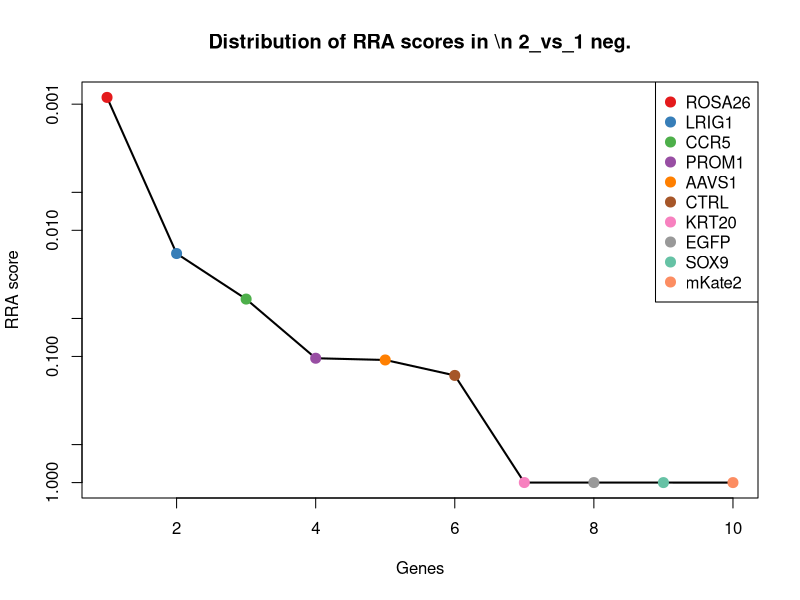
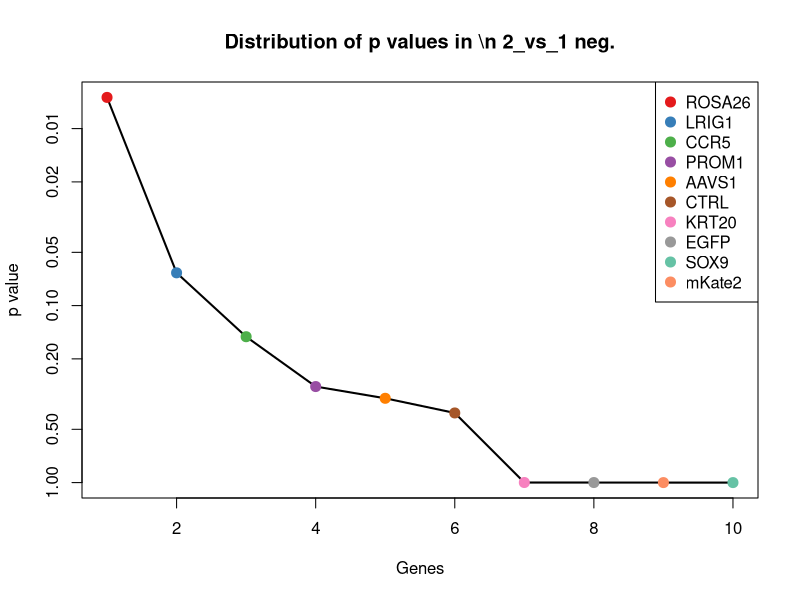
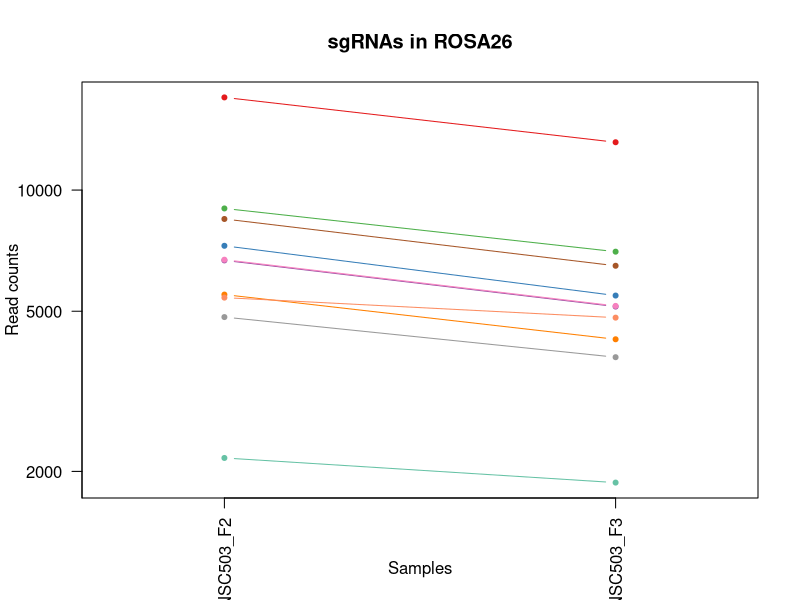
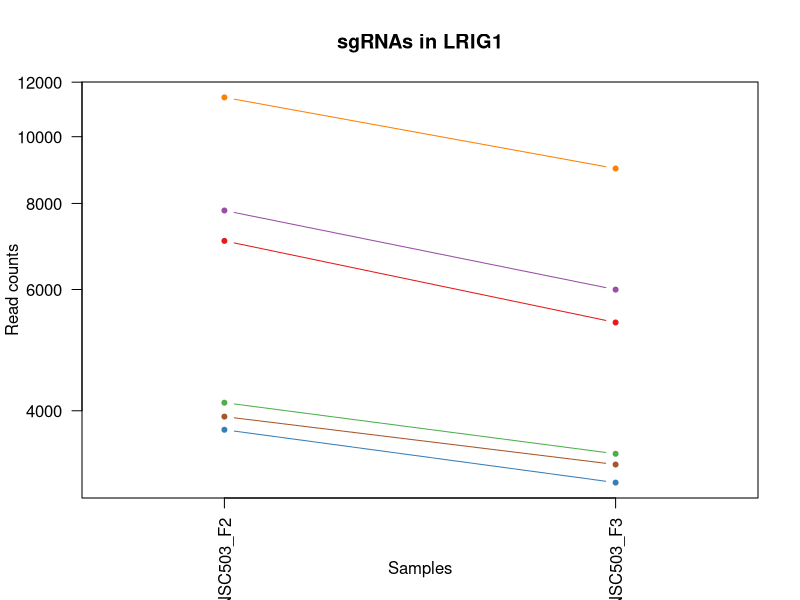
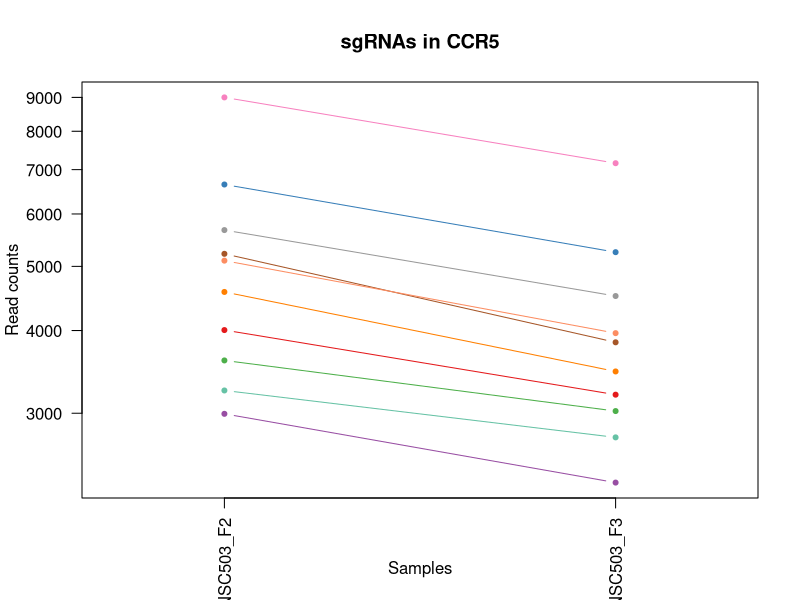
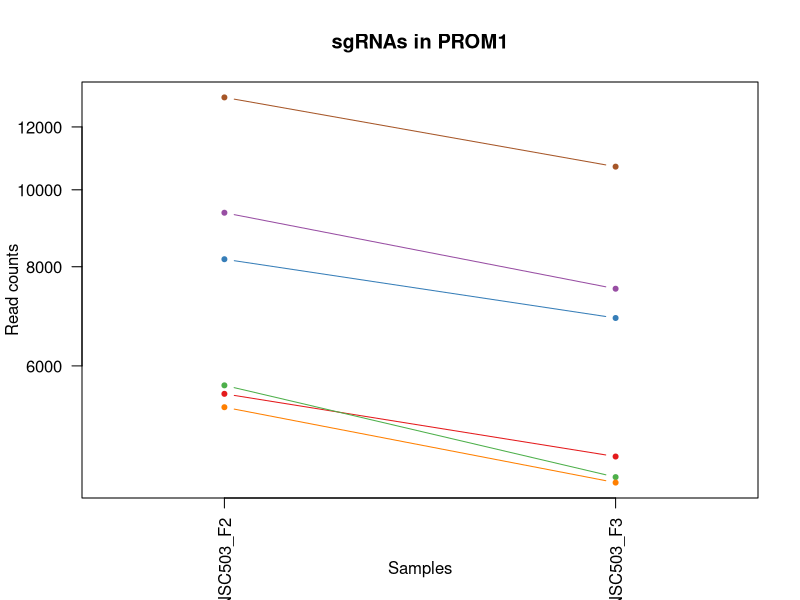
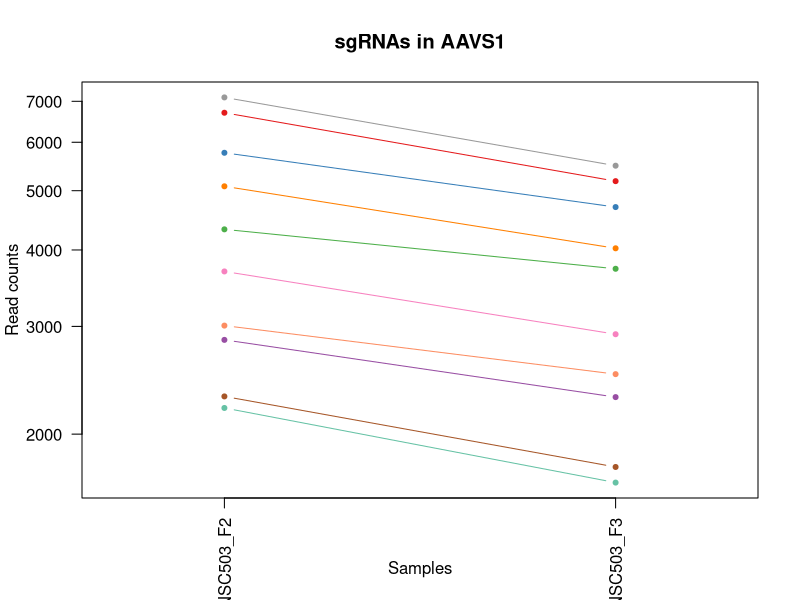
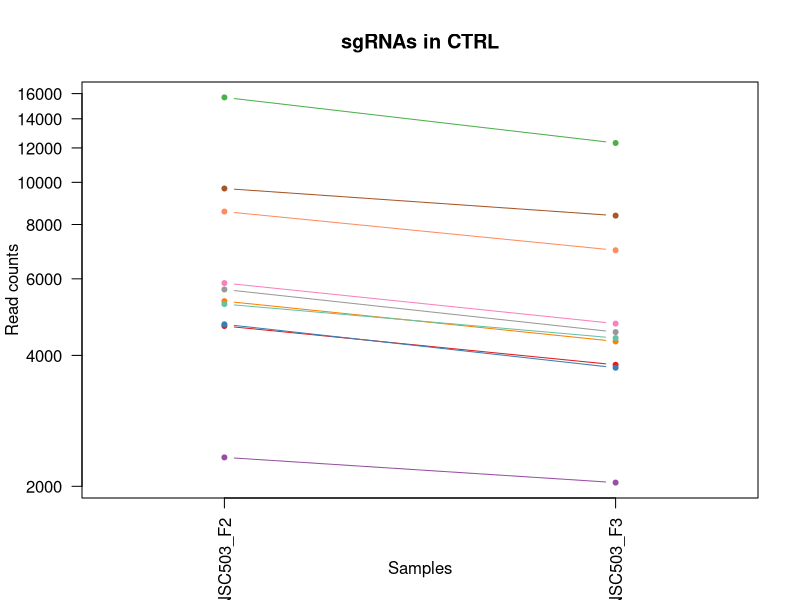

Generate these figures, in order, with R: (Note: this script raises an error after producing the figures.)
pdf(file='S3A_c1_t2.pdf',width=4.5,height=4.5);
gstable=read.table('S3A_c1_t2.gene_summary.txt',header=T)
# 
#
# parameters
# Do not modify the variables beginning with "__"

# gstablename='__GENE_SUMMARY_FILE__'
startindex=3
# outputfile='__OUTPUT_FILE__'
targetgenelist=c("ROSA26","LRIG1","CCR5","PROM1","AAVS1","CTRL","KRT20","EGFP","SOX9","mKate2")
# samplelabel=sub('.\\w+.\\w+$','',colnames(gstable)[startindex]);
samplelabel='2_vs_1 neg.'


# You need to write some codes in front of this code:
# gstable=read.table(gstablename,header=T)
# pdf(file=outputfile,width=6,height=6)


# set up color using RColorBrewer
#library(RColorBrewer)
#colors <- brewer.pal(length(targetgenelist), "Set1")

colors=c( "#E41A1C", "#377EB8", "#4DAF4A", "#984EA3", "#FF7F00",  "#A65628", "#F781BF",
          "#999999", "#66C2A5", "#FC8D62", "#8DA0CB", "#E78AC3", "#A6D854", "#FFD92F", "#E5C494", "#B3B3B3", 
          "#8DD3C7", "#FFFFB3", "#BEBADA", "#FB8072", "#80B1D3", "#FDB462", "#B3DE69", "#FCCDE5",
          "#D9D9D9", "#BC80BD", "#CCEBC5", "#FFED6F")

######
# function definition

plotrankedvalues<-function(val, tglist, ...){
  
  plot(val,log='y',ylim=c(max(val),min(val)),type='l',lwd=2, ...)
  if(length(tglist)>0){
    for(i in 1:length(tglist)){
      targetgene=tglist[i];
      tx=which(names(val)==targetgene);ty=val[targetgene];
      points(tx,ty,col=colors[(i %% length(colors)) ],cex=2,pch=20)
      # text(tx+50,ty,targetgene,col=colors[i])
    }
    legend('topright',tglist,pch=20,pt.cex = 2,cex=1,col=colors)
  }
}



plotrandvalues<-function(val,targetgenelist, ...){
  # choose the one with the best distance distribution
  
  mindiffvalue=0;
  randval=val;
  for(i in 1:20){
    randval0=sample(val)
    vindex=sort(which(names(randval0) %in% targetgenelist))
    if(max(vindex)>0.9*length(val)){
      # print('pass...')
      next;
    }
    mindiffind=min(diff(vindex));
    if (mindiffind > mindiffvalue){
      mindiffvalue=mindiffind;
      randval=randval0;
      # print(paste('Diff: ',mindiffvalue))
    }
  }
  plot(randval,log='y',ylim=c(max(randval),min(randval)),pch=20,col='grey', ...)
  
  if(length(targetgenelist)>0){
    for(i in 1:length(targetgenelist)){
      targetgene=targetgenelist[i];
      tx=which(names(randval)==targetgene);ty=randval[targetgene];
      points(tx,ty,col=colors[(i %% length(colors)) ],cex=2,pch=20)
      text(tx+50,ty,targetgene,col=colors[i])
    }
  }
  
}




# set.seed(1235)



pvec=gstable[,startindex]
names(pvec)=gstable[,'id']
pvec=sort(pvec);

plotrankedvalues(pvec,targetgenelist,xlab='Genes',ylab='RRA score',main=paste('Distribution of RRA scores in \\n',samplelabel))

# plotrandvalues(pvec,targetgenelist,xlab='Genes',ylab='RRA score',main=paste('Distribution of RRA scores in \\n',samplelabel))


pvec=gstable[,startindex+1]
names(pvec)=gstable[,'id']
pvec=sort(pvec);

plotrankedvalues(pvec,targetgenelist,xlab='Genes',ylab='p value',main=paste('Distribution of p values in \\n',samplelabel))

# plotrandvalues(pvec,targetgenelist,xlab='Genes',ylab='p value',main=paste('Distribution of p values in \\n',samplelabel))



# you need to write after this code:
# dev.off()






# parameters
# Do not modify the variables beginning with "__"
targetmat=list(c(16991.70848521191,13147.132361297043),c(7269.75381072055,5468.588235484023),c(9001.620670758686,7029.363463301666),c(6687.356105574982,5134.6959188680785),c(5499.060437006044,4258.3509822954375),c(8475.419235407866,6484.952530637544),c(6713.921614932499,5154.279045942328),c(4834.922703068116,3843.188688321359),c(2158.958510478218,1875.0844173593384),c(5404.037653534925,4819.40757297267))
targetgene="ROSA26"
collabel=c("S18_MNSC503_F2","S19_MNSC503_F3")

# set up color using RColorBrewer
#library(RColorBrewer)
#colors <- brewer.pal(length(targetgenelist), "Set1")

colors=c( "#E41A1C", "#377EB8", "#4DAF4A", "#984EA3", "#FF7F00",  "#A65628", "#F781BF",
          "#999999", "#66C2A5", "#FC8D62", "#8DA0CB", "#E78AC3", "#A6D854", "#FFD92F", "#E5C494", "#B3B3B3", 
          "#8DD3C7", "#FFFFB3", "#BEBADA", "#FB8072", "#80B1D3", "#FDB462", "#B3DE69", "#FCCDE5",
          "#D9D9D9", "#BC80BD", "#CCEBC5", "#FFED6F")


## code

targetmatvec=unlist(targetmat)+1
yrange=range(targetmatvec[targetmatvec>0]);
# yrange[1]=1; # set the minimum value to 1
for(i in 1:length(targetmat)){
  vali=targetmat[[i]]+1;
  if(i==1){
    plot(1:length(vali),vali,type='b',las=1,pch=20,main=paste('sgRNAs in',targetgene),ylab='Read counts',xlab='Samples',xlim=c(0.7,length(vali)+0.3),ylim = yrange,col=colors[(i %% length(colors))],xaxt='n',log='y')
    axis(1,at=1:length(vali),labels=(collabel),las=2)
    # lines(0:100,rep(1,101),col='black');
  }else{
    lines(1:length(vali),vali,type='b',pch=20,col=colors[(i %% length(colors))])
  }
}




# parameters
# Do not modify the variables beginning with "__"
targetmat=list(c(7057.229735860413,5372.630912820204),c(3752.8890719292453,3145.050208124384),c(4108.458197176013,3463.2760230809295),c(7812.303251829842,5996.3535101350335),c(11402.73401653427,8990.6136397877),c(3921.4778813134885,3340.8814788668733))
targetgene="LRIG1"
collabel=c("S18_MNSC503_F2","S19_MNSC503_F3")

# set up color using RColorBrewer
#library(RColorBrewer)
#colors <- brewer.pal(length(targetgenelist), "Set1")

colors=c( "#E41A1C", "#377EB8", "#4DAF4A", "#984EA3", "#FF7F00",  "#A65628", "#F781BF",
          "#999999", "#66C2A5", "#FC8D62", "#8DA0CB", "#E78AC3", "#A6D854", "#FFD92F", "#E5C494", "#B3B3B3", 
          "#8DD3C7", "#FFFFB3", "#BEBADA", "#FB8072", "#80B1D3", "#FDB462", "#B3DE69", "#FCCDE5",
          "#D9D9D9", "#BC80BD", "#CCEBC5", "#FFED6F")


## code

targetmatvec=unlist(targetmat)+1
yrange=range(targetmatvec[targetmatvec>0]);
# yrange[1]=1; # set the minimum value to 1
for(i in 1:length(targetmat)){
  vali=targetmat[[i]]+1;
  if(i==1){
    plot(1:length(vali),vali,type='b',las=1,pch=20,main=paste('sgRNAs in',targetgene),ylab='Read counts',xlab='Samples',xlim=c(0.7,length(vali)+0.3),ylim = yrange,col=colors[(i %% length(colors))],xaxt='n',log='y')
    axis(1,at=1:length(vali),labels=(collabel),las=2)
    # lines(0:100,rep(1,101),col='black');
  }else{
    lines(1:length(vali),vali,type='b',pch=20,col=colors[(i %% length(colors))])
  }
}




# parameters
# Do not modify the variables beginning with "__"
targetmat=list(c(4005.261410825658,3198.9038075785684),c(6646.486091178802,5252.194681313573),c(3603.7135193831878,3021.6765075566154),c(2992.706804160294,2355.8501870321506),c(4573.3546109325625,3468.1718048494918),c(5222.1660894719225,3838.292906552797),c(8998.555419678973,7157.632945637996),c(5671.736247829905,4509.015008845824),c(3246.100893416611,2757.3042920542543),c(5099.556046283383,3962.645763474278))
targetgene="CCR5"
collabel=c("S18_MNSC503_F2","S19_MNSC503_F3")

# set up color using RColorBrewer
#library(RColorBrewer)
#colors <- brewer.pal(length(targetgenelist), "Set1")

colors=c( "#E41A1C", "#377EB8", "#4DAF4A", "#984EA3", "#FF7F00",  "#A65628", "#F781BF",
          "#999999", "#66C2A5", "#FC8D62", "#8DA0CB", "#E78AC3", "#A6D854", "#FFD92F", "#E5C494", "#B3B3B3", 
          "#8DD3C7", "#FFFFB3", "#BEBADA", "#FB8072", "#80B1D3", "#FDB462", "#B3DE69", "#FCCDE5",
          "#D9D9D9", "#BC80BD", "#CCEBC5", "#FFED6F")


## code

targetmatvec=unlist(targetmat)+1
yrange=range(targetmatvec[targetmatvec>0]);
# yrange[1]=1; # set the minimum value to 1
for(i in 1:length(targetmat)){
  vali=targetmat[[i]]+1;
  if(i==1){
    plot(1:length(vali),vali,type='b',las=1,pch=20,main=paste('sgRNAs in',targetgene),ylab='Read counts',xlab='Samples',xlim=c(0.7,length(vali)+0.3),ylim = yrange,col=colors[(i %% length(colors))],xaxt='n',log='y')
    axis(1,at=1:length(vali),labels=(collabel),las=2)
    # lines(0:100,rep(1,101),col='black');
  }else{
    lines(1:length(vali),vali,type='b',pch=20,col=colors[(i %% length(colors))])
  }
}




# parameters
# Do not modify the variables beginning with "__"
targetmat=list(c(5531.756448522988,4611.826425985631),c(8175.024629595941,6893.260730135636),c(5669.692747110096,4344.516741422133),c(9355.146295285644,7504.254294852203),c(5321.27587438266,4275.975796662262),c(13072.274104618231,10693.366538893648))
targetgene="PROM1"
collabel=c("S18_MNSC503_F2","S19_MNSC503_F3")

# set up color using RColorBrewer
#library(RColorBrewer)
#colors <- brewer.pal(length(targetgenelist), "Set1")

colors=c( "#E41A1C", "#377EB8", "#4DAF4A", "#984EA3", "#FF7F00",  "#A65628", "#F781BF",
          "#999999", "#66C2A5", "#FC8D62", "#8DA0CB", "#E78AC3", "#A6D854", "#FFD92F", "#E5C494", "#B3B3B3", 
          "#8DD3C7", "#FFFFB3", "#BEBADA", "#FB8072", "#80B1D3", "#FDB462", "#B3DE69", "#FCCDE5",
          "#D9D9D9", "#BC80BD", "#CCEBC5", "#FFED6F")


## code

targetmatvec=unlist(targetmat)+1
yrange=range(targetmatvec[targetmatvec>0]);
# yrange[1]=1; # set the minimum value to 1
for(i in 1:length(targetmat)){
  vali=targetmat[[i]]+1;
  if(i==1){
    plot(1:length(vali),vali,type='b',las=1,pch=20,main=paste('sgRNAs in',targetgene),ylab='Read counts',xlab='Samples',xlim=c(0.7,length(vali)+0.3),ylim = yrange,col=colors[(i %% length(colors))],xaxt='n',log='y')
    axis(1,at=1:length(vali),labels=(collabel),las=2)
    # lines(0:100,rep(1,101),col='black');
  }else{
    lines(1:length(vali),vali,type='b',pch=20,col=colors[(i %% length(colors))])
  }
}




# parameters
# Do not modify the variables beginning with "__"
targetmat=list(c(6703.704111333454,5181.695423846276),c(5765.737280941119,4699.950497819752),c(4322.004022396054,3725.6899258758654),c(2850.6835041335676,2298.079962163116),c(5082.186290165006,4024.332613758162),c(2304.047061584658,1766.3980620972566),c(3688.5187992552615,2912.010995940821),c(7102.186751696211,5492.087987973122),c(2205.9590270338254,1665.5449576648746),c(3008.0330595588616,2505.661109150155))
targetgene="AAVS1"
collabel=c("S18_MNSC503_F2","S19_MNSC503_F3")

# set up color using RColorBrewer
#library(RColorBrewer)
#colors <- brewer.pal(length(targetgenelist), "Set1")

colors=c( "#E41A1C", "#377EB8", "#4DAF4A", "#984EA3", "#FF7F00",  "#A65628", "#F781BF",
          "#999999", "#66C2A5", "#FC8D62", "#8DA0CB", "#E78AC3", "#A6D854", "#FFD92F", "#E5C494", "#B3B3B3", 
          "#8DD3C7", "#FFFFB3", "#BEBADA", "#FB8072", "#80B1D3", "#FDB462", "#B3DE69", "#FCCDE5",
          "#D9D9D9", "#BC80BD", "#CCEBC5", "#FFED6F")


## code

targetmatvec=unlist(targetmat)+1
yrange=range(targetmatvec[targetmatvec>0]);
# yrange[1]=1; # set the minimum value to 1
for(i in 1:length(targetmat)){
  vali=targetmat[[i]]+1;
  if(i==1){
    plot(1:length(vali),vali,type='b',las=1,pch=20,main=paste('sgRNAs in',targetgene),ylab='Read counts',xlab='Samples',xlim=c(0.7,length(vali)+0.3),ylim = yrange,col=colors[(i %% length(colors))],xaxt='n',log='y')
    axis(1,at=1:length(vali),labels=(collabel),las=2)
    # lines(0:100,rep(1,101),col='black');
  }else{
    lines(1:length(vali),vali,type='b',pch=20,col=colors[(i %% length(colors))])
  }
}




# parameters
# Do not modify the variables beginning with "__"
targetmat=list(c(4672.4643958433,3804.0224341728613),c(4714.356160599385,3746.252209303827),c(15678.759272734624,12315.828616995173),c(2329.59082058227,2038.6035284293173),c(5329.449877261896,4306.329643627348),c(9678.019409015467,8383.536700485982),c(5865.8688162117605,4732.262657492262),c(5669.692747110096,4524.681510505224),c(5247.709848469535,4383.682995570631),c(8566.355017439366,6979.426489262331))
targetgene="CTRL"
collabel=c("S18_MNSC503_F2","S19_MNSC503_F3")

# set up color using RColorBrewer
#library(RColorBrewer)
#colors <- brewer.pal(length(targetgenelist), "Set1")

colors=c( "#E41A1C", "#377EB8", "#4DAF4A", "#984EA3", "#FF7F00",  "#A65628", "#F781BF",
          "#999999", "#66C2A5", "#FC8D62", "#8DA0CB", "#E78AC3", "#A6D854", "#FFD92F", "#E5C494", "#B3B3B3", 
          "#8DD3C7", "#FFFFB3", "#BEBADA", "#FB8072", "#80B1D3", "#FDB462", "#B3DE69", "#FCCDE5",
          "#D9D9D9", "#BC80BD", "#CCEBC5", "#FFED6F")


## code

targetmatvec=unlist(targetmat)+1
yrange=range(targetmatvec[targetmatvec>0]);
# yrange[1]=1; # set the minimum value to 1
for(i in 1:length(targetmat)){
  vali=targetmat[[i]]+1;
  if(i==1){
    plot(1:length(vali),vali,type='b',las=1,pch=20,main=paste('sgRNAs in',targetgene),ylab='Read counts',xlab='Samples',xlim=c(0.7,length(vali)+0.3),ylim = yrange,col=colors[(i %% length(colors))],xaxt='n',log='y')
    axis(1,at=1:length(vali),labels=(collabel),las=2)
    # lines(0:100,rep(1,101),col='black');
  }else{
    lines(1:length(vali),vali,type='b',pch=20,col=colors[(i %% length(colors))])
  }
}




# parameters
# Do not modify the variables beginning with "__"
targetmat=list(c(6211.220437859483,7323.110369415401),c(9250.927758575384,10985.155132299957),c(7329.015331595011,8164.205677254394),c(3520.951740230923,3664.0030755919815),c(11286.254475505157,11846.81272356691),c(5059.7077822471065,6131.4770869473505))
targetgene="KRT20"
collabel=c("S18_MNSC503_F2","S19_MNSC503_F3")

# set up color using RColorBrewer
#library(RColorBrewer)
#colors <- brewer.pal(length(targetgenelist), "Set1")

colors=c( "#E41A1C", "#377EB8", "#4DAF4A", "#984EA3", "#FF7F00",  "#A65628", "#F781BF",
          "#999999", "#66C2A5", "#FC8D62", "#8DA0CB", "#E78AC3", "#A6D854", "#FFD92F", "#E5C494", "#B3B3B3", 
          "#8DD3C7", "#FFFFB3", "#BEBADA", "#FB8072", "#80B1D3", "#FDB462", "#B3DE69", "#FCCDE5",
          "#D9D9D9", "#BC80BD", "#CCEBC5", "#FFED6F")


## code

targetmatvec=unlist(targetmat)+1
yrange=range(targetmatvec[targetmatvec>0]);
# yrange[1]=1; # set the minimum value to 1
for(i in 1:length(targetmat)){
  vali=targetmat[[i]]+1;
  if(i==1){
    plot(1:length(vali),vali,type='b',las=1,pch=20,main=paste('sgRNAs in',targetgene),ylab='Read counts',xlab='Samples',xlim=c(0.7,length(vali)+0.3),ylim = yrange,col=colors[(i %% length(colors))],xaxt='n',log='y')
    axis(1,at=1:length(vali),labels=(collabel),las=2)
    # lines(0:100,rep(1,101),col='black');
  }else{
    lines(1:length(vali),vali,type='b',pch=20,col=colors[(i %% length(colors))])
  }
}




# parameters
# Do not modify the variables beginning with "__"
targetmat=list(c(8529.572004482805,9522.29553985356),c(10974.620615734284,12322.682711471161),c(6279.677711973085,7116.508378782074),c(5681.9537514289495,6287.16294718763),c(9957.979007629301,11095.799800269464),c(10223.634101204472,10626.783906841201))
targetgene="EGFP"
collabel=c("S18_MNSC503_F2","S19_MNSC503_F3")

# set up color using RColorBrewer
#library(RColorBrewer)
#colors <- brewer.pal(length(targetgenelist), "Set1")

colors=c( "#E41A1C", "#377EB8", "#4DAF4A", "#984EA3", "#FF7F00",  "#A65628", "#F781BF",
          "#999999", "#66C2A5", "#FC8D62", "#8DA0CB", "#E78AC3", "#A6D854", "#FFD92F", "#E5C494", "#B3B3B3", 
          "#8DD3C7", "#FFFFB3", "#BEBADA", "#FB8072", "#80B1D3", "#FDB462", "#B3DE69", "#FCCDE5",
          "#D9D9D9", "#BC80BD", "#CCEBC5", "#FFED6F")


## code

targetmatvec=unlist(targetmat)+1
yrange=range(targetmatvec[targetmatvec>0]);
# yrange[1]=1; # set the minimum value to 1
for(i in 1:length(targetmat)){
  vali=targetmat[[i]]+1;
  if(i==1){
    plot(1:length(vali),vali,type='b',las=1,pch=20,main=paste('sgRNAs in',targetgene),ylab='Read counts',xlab='Samples',xlim=c(0.7,length(vali)+0.3),ylim = yrange,col=colors[(i %% length(colors))],xaxt='n',log='y')
    axis(1,at=1:length(vali),labels=(collabel),las=2)
    # lines(0:100,rep(1,101),col='black');
  }else{
    lines(1:length(vali),vali,type='b',pch=20,col=colors[(i %% length(colors))])
  }
}




# parameters
# Do not modify the variables beginning with "__"
targetmat=list(c(5280.405859986479,6367.453768192051),c(3282.8839063731734,5210.090958103937),c(2524.745139324031,3999.853704915351),c(2131.3712507607966,3784.4393070986125),c(3870.3903633182636,7103.779346183812),c(6917.249936553496,8296.391785005573))
targetgene="SOX9"
collabel=c("S18_MNSC503_F2","S19_MNSC503_F3")

# set up color using RColorBrewer
#library(RColorBrewer)
#colors <- brewer.pal(length(targetgenelist), "Set1")

colors=c( "#E41A1C", "#377EB8", "#4DAF4A", "#984EA3", "#FF7F00",  "#A65628", "#F781BF",
          "#999999", "#66C2A5", "#FC8D62", "#8DA0CB", "#E78AC3", "#A6D854", "#FFD92F", "#E5C494", "#B3B3B3", 
          "#8DD3C7", "#FFFFB3", "#BEBADA", "#FB8072", "#80B1D3", "#FDB462", "#B3DE69", "#FCCDE5",
          "#D9D9D9", "#BC80BD", "#CCEBC5", "#FFED6F")


## code

targetmatvec=unlist(targetmat)+1
yrange=range(targetmatvec[targetmatvec>0]);
# yrange[1]=1; # set the minimum value to 1
for(i in 1:length(targetmat)){
  vali=targetmat[[i]]+1;
  if(i==1){
    plot(1:length(vali),vali,type='b',las=1,pch=20,main=paste('sgRNAs in',targetgene),ylab='Read counts',xlab='Samples',xlim=c(0.7,length(vali)+0.3),ylim = yrange,col=colors[(i %% length(colors))],xaxt='n',log='y')
    axis(1,at=1:length(vali),labels=(collabel),las=2)
    # lines(0:100,rep(1,101),col='black');
  }else{
    lines(1:length(vali),vali,type='b',pch=20,col=colors[(i %% length(colors))])
  }
}




# parameters
# Do not modify the variables beginning with "__"
targetmat=list(c(2247.85079178991,9121.820591185167),c(2613.6374206357227,11023.342230094742),c(2643.268181072953,10117.622602910727),c(3611.8875222624238,6468.306872624433),c(2403.156846495395,8351.224540813471),c(4047.1531755817427,15156.361199114986))
targetgene="mKate2"
collabel=c("S18_MNSC503_F2","S19_MNSC503_F3")

# set up color using RColorBrewer
#library(RColorBrewer)
#colors <- brewer.pal(length(targetgenelist), "Set1")

colors=c( "#E41A1C", "#377EB8", "#4DAF4A", "#984EA3", "#FF7F00",  "#A65628", "#F781BF",
          "#999999", "#66C2A5", "#FC8D62", "#8DA0CB", "#E78AC3", "#A6D854", "#FFD92F", "#E5C494", "#B3B3B3", 
          "#8DD3C7", "#FFFFB3", "#BEBADA", "#FB8072", "#80B1D3", "#FDB462", "#B3DE69", "#FCCDE5",
          "#D9D9D9", "#BC80BD", "#CCEBC5", "#FFED6F")


## code

targetmatvec=unlist(targetmat)+1
yrange=range(targetmatvec[targetmatvec>0]);
# yrange[1]=1; # set the minimum value to 1
for(i in 1:length(targetmat)){
  vali=targetmat[[i]]+1;
  if(i==1){
    plot(1:length(vali),vali,type='b',las=1,pch=20,main=paste('sgRNAs in',targetgene),ylab='Read counts',xlab='Samples',xlim=c(0.7,length(vali)+0.3),ylim = yrange,col=colors[(i %% length(colors))],xaxt='n',log='y')
    axis(1,at=1:length(vali),labels=(collabel),las=2)
    # lines(0:100,rep(1,101),col='black');
  }else{
    lines(1:length(vali),vali,type='b',pch=20,col=colors[(i %% length(colors))])
  }
}



# 
#
# parameters
# Do not modify the variables beginning with "__"

# gstablename='__GENE_SUMMARY_FILE__'
startindex=9
# outputfile='__OUTPUT_FILE__'
targetgenelist=c("mKate2","SOX9","EGFP","KRT20","LRIG1","CTRL","PROM1","ROSA26","AAVS1","CCR5")
# samplelabel=sub('.\\w+.\\w+$','',colnames(gstable)[startindex]);
samplelabel='2_vs_1 pos.'


# You need to write some codes in front of this code:
# gstable=read.table(gstablename,header=T)
# pdf(file=outputfile,width=6,height=6)


# set up color using RColorBrewer
#library(RColorBrewer)
#colors <- brewer.pal(length(targetgenelist), "Set1")

colors=c( "#E41A1C", "#377EB8", "#4DAF4A", "#984EA3", "#FF7F00",  "#A65628", "#F781BF",
          "#999999", "#66C2A5", "#FC8D62", "#8DA0CB", "#E78AC3", "#A6D854", "#FFD92F", "#E5C494", "#B3B3B3", 
          "#8DD3C7", "#FFFFB3", "#BEBADA", "#FB8072", "#80B1D3", "#FDB462", "#B3DE69", "#FCCDE5",
          "#D9D9D9", "#BC80BD", "#CCEBC5", "#FFED6F")

######
# function definition

plotrankedvalues<-function(val, tglist, ...){
  
  plot(val,log='y',ylim=c(max(val),min(val)),type='l',lwd=2, ...)
  if(length(tglist)>0){
    for(i in 1:length(tglist)){
      targetgene=tglist[i];
      tx=which(names(val)==targetgene);ty=val[targetgene];
      points(tx,ty,col=colors[(i %% length(colors)) ],cex=2,pch=20)
      # text(tx+50,ty,targetgene,col=colors[i])
    }
    legend('topright',tglist,pch=20,pt.cex = 2,cex=1,col=colors)
  }
}



plotrandvalues<-function(val,targetgenelist, ...){
  # choose the one with the best distance distribution
  
  mindiffvalue=0;
  randval=val;
  for(i in 1:20){
    randval0=sample(val)
    vindex=sort(which(names(randval0) %in% targetgenelist))
    if(max(vindex)>0.9*length(val)){
      # print('pass...')
      next;
    }
    mindiffind=min(diff(vindex));
    if (mindiffind > mindiffvalue){
      mindiffvalue=mindiffind;
      randval=randval0;
      # print(paste('Diff: ',mindiffvalue))
    }
  }
  plot(randval,log='y',ylim=c(max(randval),min(randval)),pch=20,col='grey', ...)
  
  if(length(targetgenelist)>0){
    for(i in 1:length(targetgenelist)){
      targetgene=targetgenelist[i];
      tx=which(names(randval)==targetgene);ty=randval[targetgene];
      points(tx,ty,col=colors[(i %% length(colors)) ],cex=2,pch=20)
      text(tx+50,ty,targetgene,col=colors[i])
    }
  }
  
}




# set.seed(1235)



pvec=gstable[,startindex]
names(pvec)=gstable[,'id']
pvec=sort(pvec);

plotrankedvalues(pvec,targetgenelist,xlab='Genes',ylab='RRA score',main=paste('Distribution of RRA scores in \\n',samplelabel))

# plotrandvalues(pvec,targetgenelist,xlab='Genes',ylab='RRA score',main=paste('Distribution of RRA scores in \\n',samplelabel))


pvec=gstable[,startindex+1]
names(pvec)=gstable[,'id']
pvec=sort(pvec);

plotrankedvalues(pvec,targetgenelist,xlab='Genes',ylab='p value',main=paste('Distribution of p values in \\n',samplelabel))

# plotrandvalues(pvec,targetgenelist,xlab='Genes',ylab='p value',main=paste('Distribution of p values in \\n',samplelabel))



# you need to write after this code:
# dev.off()






# parameters
# Do not modify the variables beginning with "__"
targetmat=list(c(2247.85079178991,9121.820591185167),c(2613.6374206357227,11023.342230094742),c(2643.268181072953,10117.622602910727),c(3611.8875222624238,6468.306872624433),c(2403.156846495395,8351.224540813471),c(4047.1531755817427,15156.361199114986))
targetgene="mKate2"
collabel=c("S18_MNSC503_F2","S19_MNSC503_F3")

# set up color using RColorBrewer
#library(RColorBrewer)
#colors <- brewer.pal(length(targetgenelist), "Set1")

colors=c( "#E41A1C", "#377EB8", "#4DAF4A", "#984EA3", "#FF7F00",  "#A65628", "#F781BF",
          "#999999", "#66C2A5", "#FC8D62", "#8DA0CB", "#E78AC3", "#A6D854", "#FFD92F", "#E5C494", "#B3B3B3", 
          "#8DD3C7", "#FFFFB3", "#BEBADA", "#FB8072", "#80B1D3", "#FDB462", "#B3DE69", "#FCCDE5",
          "#D9D9D9", "#BC80BD", "#CCEBC5", "#FFED6F")


## code

targetmatvec=unlist(targetmat)+1
yrange=range(targetmatvec[targetmatvec>0]);
# yrange[1]=1; # set the minimum value to 1
for(i in 1:length(targetmat)){
  vali=targetmat[[i]]+1;
  if(i==1){
    plot(1:length(vali),vali,type='b',las=1,pch=20,main=paste('sgRNAs in',targetgene),ylab='Read counts',xlab='Samples',xlim=c(0.7,length(vali)+0.3),ylim = yrange,col=colors[(i %% length(colors))],xaxt='n',log='y')
    axis(1,at=1:length(vali),labels=(collabel),las=2)
    # lines(0:100,rep(1,101),col='black');
  }else{
    lines(1:length(vali),vali,type='b',pch=20,col=colors[(i %% length(colors))])
  }
}




# parameters
# Do not modify the variables beginning with "__"
targetmat=list(c(5280.405859986479,6367.453768192051),c(3282.8839063731734,5210.090958103937),c(2524.745139324031,3999.853704915351),c(2131.3712507607966,3784.4393070986125),c(3870.3903633182636,7103.779346183812),c(6917.249936553496,8296.391785005573))
targetgene="SOX9"
collabel=c("S18_MNSC503_F2","S19_MNSC503_F3")

# set up color using RColorBrewer
#library(RColorBrewer)
#colors <- brewer.pal(length(targetgenelist), "Set1")

colors=c( "#E41A1C", "#377EB8", "#4DAF4A", "#984EA3", "#FF7F00",  "#A65628", "#F781BF",
          "#999999", "#66C2A5", "#FC8D62", "#8DA0CB", "#E78AC3", "#A6D854", "#FFD92F", "#E5C494", "#B3B3B3", 
          "#8DD3C7", "#FFFFB3", "#BEBADA", "#FB8072", "#80B1D3", "#FDB462", "#B3DE69", "#FCCDE5",
          "#D9D9D9", "#BC80BD", "#CCEBC5", "#FFED6F")


## code

targetmatvec=unlist(targetmat)+1
yrange=range(targetmatvec[targetmatvec>0]);
# yrange[1]=1; # set the minimum value to 1
for(i in 1:length(targetmat)){
  vali=targetmat[[i]]+1;
  if(i==1){
    plot(1:length(vali),vali,type='b',las=1,pch=20,main=paste('sgRNAs in',targetgene),ylab='Read counts',xlab='Samples',xlim=c(0.7,length(vali)+0.3),ylim = yrange,col=colors[(i %% length(colors))],xaxt='n',log='y')
    axis(1,at=1:length(vali),labels=(collabel),las=2)
    # lines(0:100,rep(1,101),col='black');
  }else{
    lines(1:length(vali),vali,type='b',pch=20,col=colors[(i %% length(colors))])
  }
}




# parameters
# Do not modify the variables beginning with "__"
targetmat=list(c(8529.572004482805,9522.29553985356),c(10974.620615734284,12322.682711471161),c(6279.677711973085,7116.508378782074),c(5681.9537514289495,6287.16294718763),c(9957.979007629301,11095.799800269464),c(10223.634101204472,10626.783906841201))
targetgene="EGFP"
collabel=c("S18_MNSC503_F2","S19_MNSC503_F3")

# set up color using RColorBrewer
#library(RColorBrewer)
#colors <- brewer.pal(length(targetgenelist), "Set1")

colors=c( "#E41A1C", "#377EB8", "#4DAF4A", "#984EA3", "#FF7F00",  "#A65628", "#F781BF",
          "#999999", "#66C2A5", "#FC8D62", "#8DA0CB", "#E78AC3", "#A6D854", "#FFD92F", "#E5C494", "#B3B3B3", 
          "#8DD3C7", "#FFFFB3", "#BEBADA", "#FB8072", "#80B1D3", "#FDB462", "#B3DE69", "#FCCDE5",
          "#D9D9D9", "#BC80BD", "#CCEBC5", "#FFED6F")


## code

targetmatvec=unlist(targetmat)+1
yrange=range(targetmatvec[targetmatvec>0]);
# yrange[1]=1; # set the minimum value to 1
for(i in 1:length(targetmat)){
  vali=targetmat[[i]]+1;
  if(i==1){
    plot(1:length(vali),vali,type='b',las=1,pch=20,main=paste('sgRNAs in',targetgene),ylab='Read counts',xlab='Samples',xlim=c(0.7,length(vali)+0.3),ylim = yrange,col=colors[(i %% length(colors))],xaxt='n',log='y')
    axis(1,at=1:length(vali),labels=(collabel),las=2)
    # lines(0:100,rep(1,101),col='black');
  }else{
    lines(1:length(vali),vali,type='b',pch=20,col=colors[(i %% length(colors))])
  }
}




# parameters
# Do not modify the variables beginning with "__"
targetmat=list(c(6211.220437859483,7323.110369415401),c(9250.927758575384,10985.155132299957),c(7329.015331595011,8164.205677254394),c(3520.951740230923,3664.0030755919815),c(11286.254475505157,11846.81272356691),c(5059.7077822471065,6131.4770869473505))
targetgene="KRT20"
collabel=c("S18_MNSC503_F2","S19_MNSC503_F3")

# set up color using RColorBrewer
#library(RColorBrewer)
#colors <- brewer.pal(length(targetgenelist), "Set1")

colors=c( "#E41A1C", "#377EB8", "#4DAF4A", "#984EA3", "#FF7F00",  "#A65628", "#F781BF",
          "#999999", "#66C2A5", "#FC8D62", "#8DA0CB", "#E78AC3", "#A6D854", "#FFD92F", "#E5C494", "#B3B3B3", 
          "#8DD3C7", "#FFFFB3", "#BEBADA", "#FB8072", "#80B1D3", "#FDB462", "#B3DE69", "#FCCDE5",
          "#D9D9D9", "#BC80BD", "#CCEBC5", "#FFED6F")


## code

targetmatvec=unlist(targetmat)+1
yrange=range(targetmatvec[targetmatvec>0]);
# yrange[1]=1; # set the minimum value to 1
for(i in 1:length(targetmat)){
  vali=targetmat[[i]]+1;
  if(i==1){
    plot(1:length(vali),vali,type='b',las=1,pch=20,main=paste('sgRNAs in',targetgene),ylab='Read counts',xlab='Samples',xlim=c(0.7,length(vali)+0.3),ylim = yrange,col=colors[(i %% length(colors))],xaxt='n',log='y')
    axis(1,at=1:length(vali),labels=(collabel),las=2)
    # lines(0:100,rep(1,101),col='black');
  }else{
    lines(1:length(vali),vali,type='b',pch=20,col=colors[(i %% length(colors))])
  }
}




# parameters
# Do not modify the variables beginning with "__"
targetmat=list(c(7057.229735860413,5372.630912820204),c(3752.8890719292453,3145.050208124384),c(4108.458197176013,3463.2760230809295),c(7812.303251829842,5996.3535101350335),c(11402.73401653427,8990.6136397877),c(3921.4778813134885,3340.8814788668733))
targetgene="LRIG1"
collabel=c("S18_MNSC503_F2","S19_MNSC503_F3")

# set up color using RColorBrewer
#library(RColorBrewer)
#colors <- brewer.pal(length(targetgenelist), "Set1")

colors=c( "#E41A1C", "#377EB8", "#4DAF4A", "#984EA3", "#FF7F00",  "#A65628", "#F781BF",
          "#999999", "#66C2A5", "#FC8D62", "#8DA0CB", "#E78AC3", "#A6D854", "#FFD92F", "#E5C494", "#B3B3B3", 
          "#8DD3C7", "#FFFFB3", "#BEBADA", "#FB8072", "#80B1D3", "#FDB462", "#B3DE69", "#FCCDE5",
          "#D9D9D9", "#BC80BD", "#CCEBC5", "#FFED6F")


## code

targetmatvec=unlist(targetmat)+1
yrange=range(targetmatvec[targetmatvec>0]);
# yrange[1]=1; # set the minimum value to 1
for(i in 1:length(targetmat)){
  vali=targetmat[[i]]+1;
  if(i==1){
    plot(1:length(vali),vali,type='b',las=1,pch=20,main=paste('sgRNAs in',targetgene),ylab='Read counts',xlab='Samples',xlim=c(0.7,length(vali)+0.3),ylim = yrange,col=colors[(i %% length(colors))],xaxt='n',log='y')
    axis(1,at=1:length(vali),labels=(collabel),las=2)
    # lines(0:100,rep(1,101),col='black');
  }else{
    lines(1:length(vali),vali,type='b',pch=20,col=colors[(i %% length(colors))])
  }
}




# parameters
# Do not modify the variables beginning with "__"
targetmat=list(c(4672.4643958433,3804.0224341728613),c(4714.356160599385,3746.252209303827),c(15678.759272734624,12315.828616995173),c(2329.59082058227,2038.6035284293173),c(5329.449877261896,4306.329643627348),c(9678.019409015467,8383.536700485982),c(5865.8688162117605,4732.262657492262),c(5669.692747110096,4524.681510505224),c(5247.709848469535,4383.682995570631),c(8566.355017439366,6979.426489262331))
targetgene="CTRL"
collabel=c("S18_MNSC503_F2","S19_MNSC503_F3")

# set up color using RColorBrewer
#library(RColorBrewer)
#colors <- brewer.pal(length(targetgenelist), "Set1")

colors=c( "#E41A1C", "#377EB8", "#4DAF4A", "#984EA3", "#FF7F00",  "#A65628", "#F781BF",
          "#999999", "#66C2A5", "#FC8D62", "#8DA0CB", "#E78AC3", "#A6D854", "#FFD92F", "#E5C494", "#B3B3B3", 
          "#8DD3C7", "#FFFFB3", "#BEBADA", "#FB8072", "#80B1D3", "#FDB462", "#B3DE69", "#FCCDE5",
          "#D9D9D9", "#BC80BD", "#CCEBC5", "#FFED6F")


## code

targetmatvec=unlist(targetmat)+1
yrange=range(targetmatvec[targetmatvec>0]);
# yrange[1]=1; # set the minimum value to 1
for(i in 1:length(targetmat)){
  vali=targetmat[[i]]+1;
  if(i==1){
    plot(1:length(vali),vali,type='b',las=1,pch=20,main=paste('sgRNAs in',targetgene),ylab='Read counts',xlab='Samples',xlim=c(0.7,length(vali)+0.3),ylim = yrange,col=colors[(i %% length(colors))],xaxt='n',log='y')
    axis(1,at=1:length(vali),labels=(collabel),las=2)
    # lines(0:100,rep(1,101),col='black');
  }else{
    lines(1:length(vali),vali,type='b',pch=20,col=colors[(i %% length(colors))])
  }
}




# parameters
# Do not modify the variables beginning with "__"
targetmat=list(c(5531.756448522988,4611.826425985631),c(8175.024629595941,6893.260730135636),c(5669.692747110096,4344.516741422133),c(9355.146295285644,7504.254294852203),c(5321.27587438266,4275.975796662262),c(13072.274104618231,10693.366538893648))
targetgene="PROM1"
collabel=c("S18_MNSC503_F2","S19_MNSC503_F3")

# set up color using RColorBrewer
#library(RColorBrewer)
#colors <- brewer.pal(length(targetgenelist), "Set1")

colors=c( "#E41A1C", "#377EB8", "#4DAF4A", "#984EA3", "#FF7F00",  "#A65628", "#F781BF",
          "#999999", "#66C2A5", "#FC8D62", "#8DA0CB", "#E78AC3", "#A6D854", "#FFD92F", "#E5C494", "#B3B3B3", 
          "#8DD3C7", "#FFFFB3", "#BEBADA", "#FB8072", "#80B1D3", "#FDB462", "#B3DE69", "#FCCDE5",
          "#D9D9D9", "#BC80BD", "#CCEBC5", "#FFED6F")


## code

targetmatvec=unlist(targetmat)+1
yrange=range(targetmatvec[targetmatvec>0]);
# yrange[1]=1; # set the minimum value to 1
for(i in 1:length(targetmat)){
  vali=targetmat[[i]]+1;
  if(i==1){
    plot(1:length(vali),vali,type='b',las=1,pch=20,main=paste('sgRNAs in',targetgene),ylab='Read counts',xlab='Samples',xlim=c(0.7,length(vali)+0.3),ylim = yrange,col=colors[(i %% length(colors))],xaxt='n',log='y')
    axis(1,at=1:length(vali),labels=(collabel),las=2)
    # lines(0:100,rep(1,101),col='black');
  }else{
    lines(1:length(vali),vali,type='b',pch=20,col=colors[(i %% length(colors))])
  }
}




# parameters
# Do not modify the variables beginning with "__"
targetmat=list(c(16991.70848521191,13147.132361297043),c(7269.75381072055,5468.588235484023),c(9001.620670758686,7029.363463301666),c(6687.356105574982,5134.6959188680785),c(5499.060437006044,4258.3509822954375),c(8475.419235407866,6484.952530637544),c(6713.921614932499,5154.279045942328),c(4834.922703068116,3843.188688321359),c(2158.958510478218,1875.0844173593384),c(5404.037653534925,4819.40757297267))
targetgene="ROSA26"
collabel=c("S18_MNSC503_F2","S19_MNSC503_F3")

# set up color using RColorBrewer
#library(RColorBrewer)
#colors <- brewer.pal(length(targetgenelist), "Set1")

colors=c( "#E41A1C", "#377EB8", "#4DAF4A", "#984EA3", "#FF7F00",  "#A65628", "#F781BF",
          "#999999", "#66C2A5", "#FC8D62", "#8DA0CB", "#E78AC3", "#A6D854", "#FFD92F", "#E5C494", "#B3B3B3", 
          "#8DD3C7", "#FFFFB3", "#BEBADA", "#FB8072", "#80B1D3", "#FDB462", "#B3DE69", "#FCCDE5",
          "#D9D9D9", "#BC80BD", "#CCEBC5", "#FFED6F")


## code

targetmatvec=unlist(targetmat)+1
yrange=range(targetmatvec[targetmatvec>0]);
# yrange[1]=1; # set the minimum value to 1
for(i in 1:length(targetmat)){
  vali=targetmat[[i]]+1;
  if(i==1){
    plot(1:length(vali),vali,type='b',las=1,pch=20,main=paste('sgRNAs in',targetgene),ylab='Read counts',xlab='Samples',xlim=c(0.7,length(vali)+0.3),ylim = yrange,col=colors[(i %% length(colors))],xaxt='n',log='y')
    axis(1,at=1:length(vali),labels=(collabel),las=2)
    # lines(0:100,rep(1,101),col='black');
  }else{
    lines(1:length(vali),vali,type='b',pch=20,col=colors[(i %% length(colors))])
  }
}




# parameters
# Do not modify the variables beginning with "__"
targetmat=list(c(6703.704111333454,5181.695423846276),c(5765.737280941119,4699.950497819752),c(4322.004022396054,3725.6899258758654),c(2850.6835041335676,2298.079962163116),c(5082.186290165006,4024.332613758162),c(2304.047061584658,1766.3980620972566),c(3688.5187992552615,2912.010995940821),c(7102.186751696211,5492.087987973122),c(2205.9590270338254,1665.5449576648746),c(3008.0330595588616,2505.661109150155))
targetgene="AAVS1"
collabel=c("S18_MNSC503_F2","S19_MNSC503_F3")

# set up color using RColorBrewer
#library(RColorBrewer)
#colors <- brewer.pal(length(targetgenelist), "Set1")

colors=c( "#E41A1C", "#377EB8", "#4DAF4A", "#984EA3", "#FF7F00",  "#A65628", "#F781BF",
          "#999999", "#66C2A5", "#FC8D62", "#8DA0CB", "#E78AC3", "#A6D854", "#FFD92F", "#E5C494", "#B3B3B3", 
          "#8DD3C7", "#FFFFB3", "#BEBADA", "#FB8072", "#80B1D3", "#FDB462", "#B3DE69", "#FCCDE5",
          "#D9D9D9", "#BC80BD", "#CCEBC5", "#FFED6F")


## code

targetmatvec=unlist(targetmat)+1
yrange=range(targetmatvec[targetmatvec>0]);
# yrange[1]=1; # set the minimum value to 1
for(i in 1:length(targetmat)){
  vali=targetmat[[i]]+1;
  if(i==1){
    plot(1:length(vali),vali,type='b',las=1,pch=20,main=paste('sgRNAs in',targetgene),ylab='Read counts',xlab='Samples',xlim=c(0.7,length(vali)+0.3),ylim = yrange,col=colors[(i %% length(colors))],xaxt='n',log='y')
    axis(1,at=1:length(vali),labels=(collabel),las=2)
    # lines(0:100,rep(1,101),col='black');
  }else{
    lines(1:length(vali),vali,type='b',pch=20,col=colors[(i %% length(colors))])
  }
}




# parameters
# Do not modify the variables beginning with "__"
targetmat=list(c(4005.261410825658,3198.9038075785684),c(6646.486091178802,5252.194681313573),c(3603.7135193831878,3021.6765075566154),c(2992.706804160294,2355.8501870321506),c(4573.3546109325625,3468.1718048494918),c(5222.1660894719225,3838.292906552797),c(8998.555419678973,7157.632945637996),c(5671.736247829905,4509.015008845824),c(3246.100893416611,2757.3042920542543),c(5099.556046283383,3962.645763474278))
targetgene="CCR5"
collabel=c("S18_MNSC503_F2","S19_MNSC503_F3")

# set up color using RColorBrewer
#library(RColorBrewer)
#colors <- brewer.pal(length(targetgenelist), "Set1")

colors=c( "#E41A1C", "#377EB8", "#4DAF4A", "#984EA3", "#FF7F00",  "#A65628", "#F781BF",
          "#999999", "#66C2A5", "#FC8D62", "#8DA0CB", "#E78AC3", "#A6D854", "#FFD92F", "#E5C494", "#B3B3B3", 
          "#8DD3C7", "#FFFFB3", "#BEBADA", "#FB8072", "#80B1D3", "#FDB462", "#B3DE69", "#FCCDE5",
          "#D9D9D9", "#BC80BD", "#CCEBC5", "#FFED6F")


## code

targetmatvec=unlist(targetmat)+1
yrange=range(targetmatvec[targetmatvec>0]);
# yrange[1]=1; # set the minimum value to 1
for(i in 1:length(targetmat)){
  vali=targetmat[[i]]+1;
  if(i==1){
    plot(1:length(vali),vali,type='b',las=1,pch=20,main=paste('sgRNAs in',targetgene),ylab='Read counts',xlab='Samples',xlim=c(0.7,length(vali)+0.3),ylim = yrange,col=colors[(i %% length(colors))],xaxt='n',log='y')
    axis(1,at=1:length(vali),labels=(collabel),las=2)
    # lines(0:100,rep(1,101),col='black');
  }else{
    lines(1:length(vali),vali,type='b',pch=20,col=colors[(i %% length(colors))])
  }
}



dev.off()
Sweave("S3A_c1_t2_summary.Rnw");
library(tools);

texi2dvi("S3A_c1_t2_summary.tex",pdf=TRUE);
